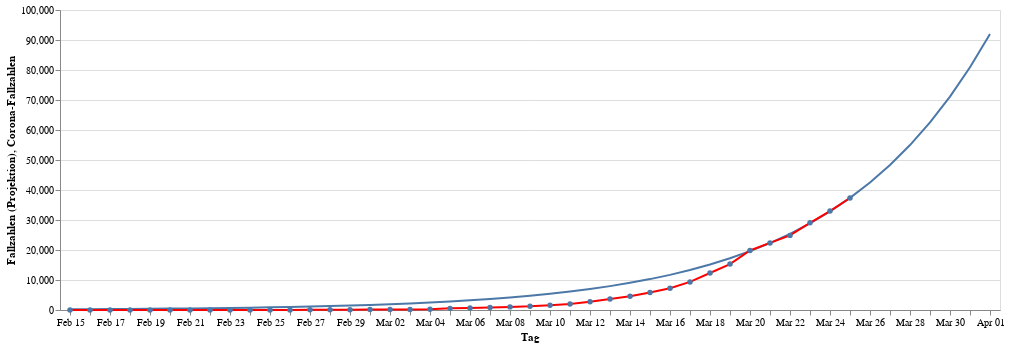

Notebook code cell kept with this figure:
### Code cell
infections_chart = alt.Chart(data).mark_line(point=True, color="red").encode(
    alt.X("monthdate(day):O", title="Tag"),
    alt.Y("cases:Q", title="Corona-Fallzahlen"))
projection_chart = alt.Chart(projection_data).mark_line(point=False).encode(
    alt.X("monthdate(day):O", title="Tag"),
    alt.Y("curve:Q", title="Fallzahlen (Projektion)"))
projection_chart + infections_chart

### Figure 1 — Vega-Lite specification as saved in the notebook (floating-point values rounded to 4 significant figures)
{"config": {"view": {"continuousWidth": 400, "continuousHeight": 300}}, "layer": [{"data": {"name": "data-ddbf1a77abd1c2c77aa300808ef9dfa4"}, "mark": {"type": "line", "point": false}, "encoding": {"x": {"type": "ordinal", "field": "day", "timeUnit": "monthdate", "title": "Tag"}, "y": {"type": "quantitative", "field": "curve", "title": "Fallzahlen (Projektion)"}}}, {"data": {"name": "data-cea82d7bd5a26aea50bc3a099a5fd514"}, "mark": {"type": "line", "color": "red", "point": true}, "encoding": {"x": {"type": "ordinal", "field": "day", "timeUnit": "monthdate", "title": "Tag"}, "y": {"type": "quantitative", "field": "cases", "title": "Corona-Fallzahlen"}}}], "$schema": "https://vega.github.io/schema/vega-lite/v4.0.2.json", "datasets": {"data-ddbf1a77abd1c2c77aa300808ef9dfa4": [{"day": "2020-02-15T00:00:00", "curve": 244.6}, {"day": "2020-02-16T00:00:00", "curve": 278.3}, {"day": "2020-02-17T00:00:00", "curve": 316.6}, {"day": "2020-02-18T00:00:00", "curve": 360.2}, {"day": "2020-02-19T00:00:00", "curve": 409.8}, {"day": "2020-02-20T00:00:00", "curve": 466.2}, {"day": "2020-02-21T00:00:00", "curve": 530.4}, {"day": "2020-02-22T00:00:00", "curve": 603.4}, {"day": "2020-02-23T00:00:00", "curve": 686.5}, {"day": "2020-02-24T00:00:00", "curve": 781.0}, {"day": "2020-02-25T00:00:00", "curve": 888.5}, {"day": "2020-02-26T00:00:00", "curve": 1011.0}, {"day": "2020-02-27T00:00:00", "curve": 1150.0}, {"day": "2020-02-28T00:00:00", "curve": 1308.0}, {"day": "2020-02-29T00:00:00", "curve": 1488.0}, {"day": "2020-03-01T00:00:00", "curve": 1693.0}, {"day": "2020-03-02T00:00:00", "curve": 1926.0}, {"day": "2020-03-03T00:00:00", "curve": 2191.0}, {"day": "2020-03-04T00:00:00", "curve": 2493.0}, {"day": "2020-03-05T00:00:00", "curve": 2836.0}, {"day": "2020-03-06T00:00:00", "curve": 3227.0}, {"day": "2020-03-07T00:00:00", "curve": 3671.0}, {"day": "2020-03-08T00:00:00", "curve": 4176.0}, {"day": "2020-03-09T00:00:00", "curve": 4751.0}, {"day": "2020-03-10T00:00:00", "curve": 5405.0}, {"day": "2020-03-11T00:00:00", "curve": 6149.0}, {"day": "2020-03-12T00:00:00", "curve": 6995.0}, {"day": "2020-03-13T00:00:00", "curve": 7958.0}, {"day": "2020-03-14T00:00:00", "curve": 9053.0}, {"day": "2020-03-15T00:00:00", "curve": 10300.0}, {"day": "2020-03-16T00:00:00", "curve": 11720.0}, {"day": "2020-03-17T00:00:00", "curve": 13330.0}, {"day": "2020-03-18T00:00:00", "curve": 15160.0}, {"day": "2020-03-19T00:00:00", "curve": 17250.0}, {"day": "2020-03-20T00:00:00", "curve": 19620.0}, {"day": "2020-03-21T00:00:00", "curve": 22320.0}, {"day": "2020-03-22T00:00:00", "curve": 25390.0}, {"day": "2020-03-23T00:00:00", "curve": 28880.0}, {"day": "2020-03-24T00:00:00", "curve": 32850.0}, {"day": "2020-03-25T00:00:00", "curve": 37370.0}, {"day": "2020-03-26T00:00:00", "curve": 42500.0}, {"day": "2020-03-27T00:00:00", "curve": 48350.0}, {"day": "2020-03-28T00:00:00", "curve": 54990.0}, {"day": "2020-03-29T00:00:00", "curve": 62540.0}, {"day": "2020-03-30T00:00:00", "curve": 71130.0}, {"day": "2020-03-31T00:00:00", "curve": 80890.0}, {"day": "2020-04-01T00:00:00", "curve": 91990.0}], "data-cea82d7bd5a26aea50bc3a099a5fd514": [{"day": "2020-02-15T00:00:00", "cases": 16}, {"day": "2020-02-16T00:00:00", "cases": 16}, {"day": "2020-02-17T00:00:00", "cases": 16}, {"day": "2020-02-18T00:00:00", "cases": 16}, {"day": "2020-02-19T00:00:00", "cases": 16}, {"day": "2020-02-20T00:00:00", "cases": 16}, {"day": "2020-02-21T00:00:00", "cases": 16}, {"day": "2020-02-22T00:00:00", "cases": 16}, {"day": "2020-02-23T00:00:00", "cases": 16}, {"day": "2020-02-24T00:00:00", "cases": 16}, {"day": "2020-02-25T00:00:00", "cases": 18}, {"day": "2020-02-26T00:00:00", "cases": 26}, {"day": "2020-02-27T00:00:00", "cases": 48}, {"day": "2020-02-28T00:00:00", "cases": 74}, {"day": "2020-02-29T00:00:00", "cases": 79}, {"day": "2020-03-01T00:00:00", "cases": 130}, {"day": "2020-03-02T00:00:00", "cases": 165}, {"day": "2020-03-03T00:00:00", "cases": 203}, {"day": "2020-03-04T00:00:00", "cases": 262}, {"day": "2020-03-05T00:00:00", "cases": 545}, {"day": "2020-03-06T00:00:00", "cases": 670}, {"day": "2020-03-07T00:00:00", "cases": 800}, {"day": "2020-03-08T00:00:00", "cases": 1040}, {"day": "2020-03-09T00:00:00", "cases": 1224}, {"day": "2020-03-10T00:00:00", "cases": 1565}, {"day": "2020-03-11T00:00:00", "cases": 1966}, {"day": "2020-03-12T00:00:00", "cases": 2745}, {"day": "2020-03-13T00:00:00", "cases": 3675}, {"day": "2020-03-14T00:00:00", "cases": 4599}, {"day": "2020-03-15T00:00:00", "cases": 5813}, {"day": "2020-03-16T00:00:00", "cases": 7272}, {"day": "2020-03-17T00:00:00", "cases": 9367}, {"day": "2020-03-18T00:00:00", "cases": 12327}, {"day": "2020-03-19T00:00:00", "cases": 15320}, {"day": "2020-03-20T00:00:00", "cases": 19848}, {"day": "2020-03-21T00:00:00", "cases": 22364}, {"day": "2020-03-22T00:00:00", "cases": 24873}, {"day": "2020-03-23T00:00:00", "cases": 29056}, {"day": "2020-03-24T00:00:00", "cases": 32991}, {"day": "2020-03-25T00:00:00", "cases": 37323}]}}
